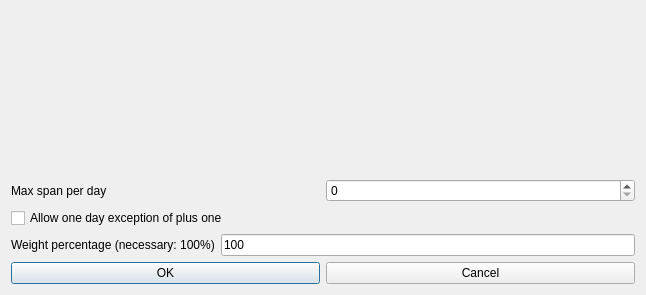
<?xml version="1.0" encoding="UTF-8"?>
<ui version="4.0">
 <class>ModifyConstraintTeachersMaxSpanPerDayForm_template</class>
 <widget class="QDialog" name="ModifyConstraintTeachersMaxSpanPerDayForm_template">
  <property name="geometry">
   <rect>
    <x>0</x>
    <y>0</y>
    <width>646</width>
    <height>295</height>
   </rect>
  </property>
  <property name="windowTitle">
   <string extracomment="This is the title of the dialog to modify a constraint of this type">Modify teachers max span per day</string>
  </property>
  <layout class="QGridLayout" name="gridLayout">
   <item row="0" column="0">
    <spacer name="spacer5">
     <property name="orientation">
      <enum>Qt::Vertical</enum>
     </property>
     <property name="sizeType">
      <enum>QSizePolicy::Expanding</enum>
     </property>
     <property name="sizeHint" stdset="0">
      <size>
       <width>20</width>
       <height>83</height>
      </size>
     </property>
    </spacer>
   </item>
   <item row="1" column="0">
    <layout class="QHBoxLayout" name="horizontalLayout">
     <item>
      <widget class="QLabel" name="textLabel1">
       <property name="text">
        <string>Max span per day</string>
       </property>
       <property name="wordWrap">
        <bool>false</bool>
       </property>
      </widget>
     </item>
     <item>
      <widget class="QSpinBox" name="maxSpanSpinBox"/>
     </item>
    </layout>
   </item>
   <item row="2" column="0">
    <widget class="QCheckBox" name="exceptionCheckBox">
     <property name="text">
      <string comment="It is for max span per day, means that in one day the teacher is allowed to have max span + 1">Allow one day exception of plus one</string>
     </property>
    </widget>
   </item>
   <item row="3" column="0">
    <layout class="QHBoxLayout" name="horizontalLayout_2">
     <item>
      <widget class="QLabel" name="weightTextLabel">
       <property name="frameShape">
        <enum>QFrame::NoFrame</enum>
       </property>
       <property name="frameShadow">
        <enum>QFrame::Plain</enum>
       </property>
       <property name="text">
        <string>Weight percentage (necessary: 100%)</string>
       </property>
       <property name="wordWrap">
        <bool>false</bool>
       </property>
      </widget>
     </item>
     <item>
      <widget class="QLineEdit" name="weightLineEdit">
       <property name="text">
        <string notr="true">100</string>
       </property>
      </widget>
     </item>
    </layout>
   </item>
   <item row="4" column="0">
    <layout class="QHBoxLayout">
     <item>
      <widget class="QPushButton" name="okPushButton">
       <property name="text">
        <string>OK</string>
       </property>
      </widget>
     </item>
     <item>
      <widget class="QPushButton" name="cancelPushButton">
       <property name="text">
        <string>Cancel</string>
       </property>
      </widget>
     </item>
    </layout>
   </item>
  </layout>
 </widget>
 <layoutdefault spacing="6" margin="11"/>
 <resources/>
 <connections/>
</ui>
